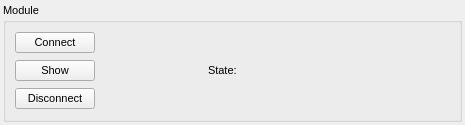
<?xml version="1.0" encoding="UTF-8"?>
<ui version="4.0">
 <class>module_widget</class>
 <widget class="QWidget" name="module_widget">
  <property name="geometry">
   <rect>
    <x>0</x>
    <y>0</y>
    <width>465</width>
    <height>125</height>
   </rect>
  </property>
  <property name="windowTitle">
   <string>stateWidget</string>
  </property>
  <layout class="QGridLayout" name="gridLayout">
   <property name="leftMargin">
    <number>3</number>
   </property>
   <property name="topMargin">
    <number>3</number>
   </property>
   <property name="rightMargin">
    <number>3</number>
   </property>
   <property name="bottomMargin">
    <number>3</number>
   </property>
   <property name="spacing">
    <number>2</number>
   </property>
   <item row="1" column="0">
    <widget class="QGroupBox" name="grpbox">
     <property name="font">
      <font>
       <pointsize>8</pointsize>
       <weight>50</weight>
       <bold>false</bold>
      </font>
     </property>
     <property name="title">
      <string>Module</string>
     </property>
     <property name="checkable">
      <bool>false</bool>
     </property>
     <layout class="QGridLayout" name="gridLayout_2">
      <item row="1" column="0">
       <widget class="QPushButton" name="btn_connect">
        <property name="font">
         <font>
          <pointsize>8</pointsize>
         </font>
        </property>
        <property name="text">
         <string>Connect</string>
        </property>
       </widget>
      </item>
      <item row="2" column="0">
       <widget class="QPushButton" name="btn_showclose">
        <property name="maximumSize">
         <size>
          <width>80</width>
          <height>16777215</height>
         </size>
        </property>
        <property name="font">
         <font>
          <pointsize>8</pointsize>
         </font>
        </property>
        <property name="text">
         <string>Show</string>
        </property>
       </widget>
      </item>
      <item row="3" column="0">
       <widget class="QPushButton" name="btn_disconnect">
        <property name="font">
         <font>
          <pointsize>8</pointsize>
         </font>
        </property>
        <property name="text">
         <string>Disconnect</string>
        </property>
       </widget>
      </item>
      <item row="2" column="2">
       <widget class="QLabel" name="label_2">
        <property name="font">
         <font>
          <pointsize>8</pointsize>
         </font>
        </property>
        <property name="text">
         <string>State:</string>
        </property>
       </widget>
      </item>
      <item row="2" column="1">
       <spacer name="horizontalSpacer">
        <property name="orientation">
         <enum>Qt::Horizontal</enum>
        </property>
        <property name="sizeType">
         <enum>QSizePolicy::Expanding</enum>
        </property>
        <property name="sizeHint" stdset="0">
         <size>
          <width>20</width>
          <height>20</height>
         </size>
        </property>
       </spacer>
      </item>
      <item row="2" column="3">
       <widget class="QLabel" name="lbl_state">
        <property name="minimumSize">
         <size>
          <width>100</width>
          <height>0</height>
         </size>
        </property>
        <property name="font">
         <font>
          <pointsize>8</pointsize>
         </font>
        </property>
        <property name="text">
         <string>&lt;state&gt;</string>
        </property>
       </widget>
      </item>
      <item row="2" column="4">
       <spacer name="horizontalSpacer_3">
        <property name="orientation">
         <enum>Qt::Horizontal</enum>
        </property>
        <property name="sizeHint" stdset="0">
         <size>
          <width>40</width>
          <height>20</height>
         </size>
        </property>
       </spacer>
      </item>
     </layout>
    </widget>
   </item>
  </layout>
 </widget>
 <resources/>
 <connections/>
</ui>
